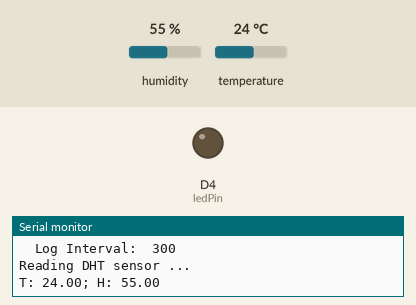
Recording of a sketch running on a simulated ESP8266 (NodeMCU). Shown: output pins drawn as LEDs (lit = HIGH), the last lines printed to the serial monitor. Inputs (shaded band) come from the test bench; at power-on: humidity 55 %, temperature 24 °C. WiFi joins after 1.5 s; servers stay silent unless stated.

Above: at 2.1 s.
At 3.1 s:
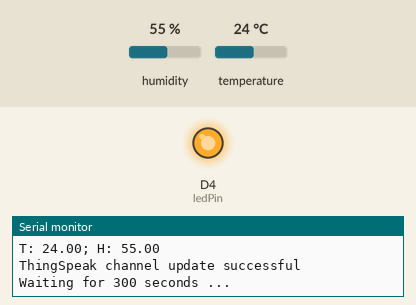
Timing chart, 0 to 4.6 s (numbered marks = the images above):
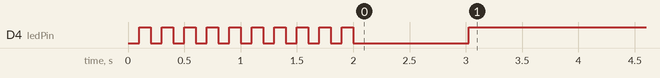

The sketch:

sketch.ino
```cpp
// (licence header left out)
#include <ArduinoOTA.h>
#include <DHT.h>
#include <ESP8266mDNS.h>
#include <ESP8266WiFi.h>
#include <ThingSpeak.h>
#include <Ticker.h>

// Hardware configuration parameters
const uint8_t ledPin = LED_BUILTIN;             // Pin where the LED is connected
const uint8_t dhtSensorPin = D5;                // Pin where the DHT sensor's data pin is connected; D2 = GPIO4
const uint8_t dhtSensorType = DHT11;            // Sensor type - can be a DHT11, DHT22, DHT21, DHT22, or AM2301

// Network configuration parameters
const char * networkSSID = "SSSSSSSSS";         // Wi-Fi network ID
const char * networkPassword = "PPPPPPPPPPPP";  // Wi-Fi network password
const char * networkHostname = "";              // Optional device hostname; if empty, the device-generated name will be used (e.g. ESP-0A1B2C)

// ThingSpeak configuration parameters
const uint32_t tsChannelId  = 123456;           // ThingSpeak channel ID
const char * tsApiKey = "ABCDEFG012345678";     // ThingSpeak channel write API key
const uint16_t tsLoggingInterval = 300;         // Logging interval in seconds
const uint8_t tsTempFieldId = 1;                // ID of the channel field for temperature data
const uint8_t tsHumidityFieldId = 2;            // ID of the channel field for humidity data

// Variable to keep track of when data was last logged
long lastUpdateTime = 0;

// Global instance of Wi-Fi client for ThingSpeak API to use
WiFiClient client;

// Global instance of DHT class for communicating with the DHT sensor
DHT dhtSensor(dhtSensorPin, dhtSensorType);

// Instance of Ticker class for controlling the LED
Ticker ticker;

/*
 * Toggles the state of the LED
 */
void toggleLED()
{
    digitalWrite(ledPin, !digitalRead(ledPin));
}

/*
 * Turns the LED off
 */
void disableLED()
{
    ticker.detach();
    digitalWrite(ledPin, HIGH);
}

/*
 * Turns the LED on
 */
void enableLED()
{
    ticker.detach();
    digitalWrite(ledPin, LOW);
}

/*
 * Called if device loses connection to the Wi-Fi network - resets the device
 */
void lostWifiCallback (const WiFiEventStationModeDisconnected& evt)
{
    Serial.println("WARNING: Wi-Fi network connection lost, resetting device");
    ESP.reset();
    delay(1000);
}

/*
 * Connects to the Wi-Fi network using the configured SSID and password.
 */
void connectWiFi()
{
    // Set the hostname if one was configured
    if (strlen(networkHostname) > 0) {
        WiFi.hostname(networkHostname);
    }

    Serial.printf("Connecting to Wi-Fi network %s ", networkSSID);

    // Connect to the Wi-Fi network
    WiFi.begin(networkSSID, networkPassword);
    while (WiFi.status() != WL_CONNECTED) {
        delay(1000);
        Serial.print(".");
    }

    Serial.println(" connected.");

    // Configure a callback to reset device if the Wi-Fi connection is lost
    WiFi.onStationModeDisconnected(&lostWifiCallback);
}

/*
 * Configures the Arduino OTA callbacks.
  */
void configureArduinoOTA()
{
    Serial.print("Configuring Arduino OTA ...");

    ArduinoOTA.setPort(8266);
    ArduinoOTA.setHostname(WiFi.hostname().c_str());

    ArduinoOTA.onStart([]() {
        Serial.println("Arduino OTA Upload Start");
        });

    ArduinoOTA.onEnd([]() {
        Serial.println("\nArduino OTA Upload End");
        });

    ArduinoOTA.onProgress([](unsigned int progress, unsigned int total) {
        Serial.printf("Arduino OTA Upload Progress: %u%% (%u / %u Bytes)\n", (progress / (total / 100)), progress, total);
        });

    ArduinoOTA.onError([](ota_error_t error) {
        Serial.printf("Arduino OTA Upload Error[%u]: ", error);
        if (error == OTA_AUTH_ERROR) Serial.println("Auth Failed");
        else if (error == OTA_BEGIN_ERROR) Serial.println("Begin Failed");
        else if (error == OTA_CONNECT_ERROR) Serial.println("Connect Failed");
        else if (error == OTA_RECEIVE_ERROR) Serial.println("Receive Failed");
        else if (error == OTA_END_ERROR) Serial.println("End Failed");
        });

    ArduinoOTA.begin();

    Serial.println(" done.");
}

/*
 * Sends temperature and humidity data to ThingSpeak using the ThingSpeak library.
 */
void sendThingSpeakData(float temp, float hum)
{
    ThingSpeak.begin(client);

    // Set the field values
    ThingSpeak.setField(tsTempFieldId, temp);
    ThingSpeak.setField(tsHumidityFieldId, hum);

    // write to the ThingSpeak channel
    int tsResponseCode = ThingSpeak.writeFields(tsChannelId, tsApiKey);

    // Write the response from ThingSpeak to serial out
    if(tsResponseCode == OK_SUCCESS)
    {
        Serial.println("ThingSpeak channel update successful");
    }
    else
    {
        Serial.printf("\nERROR: Problem updating ThingSpeak channel. HTTP error code %d\n\n", tsResponseCode);
    }
}

void setup()
{
    // Start serial loggging
    Serial.begin(115200);
    Serial.println("\nDevice initializing ...");

    // Configure the LED pin
    pinMode(ledPin, OUTPUT);

    // Start flashing the LED
    ticker.attach(0.1, toggleLED);

    // Connect to the Wi-Fi network
    connectWiFi();

    // Configure the Arduino OTA service
    configureArduinoOTA();

    // Initialise the DHT sensor
    dhtSensor.begin();

    // Write the configuration to serial out
    Serial.println("Device intialization complete.\n");
    Serial.println("Device Configuration");
    Serial.println("  Hostname:      " + WiFi.hostname());
    Serial.println("  MAC Address:   " + WiFi.macAddress());
    Serial.println("  Wi-Fi Network: " + WiFi.SSID());
    Serial.println("  Local IP:      " + WiFi.localIP().toString());
    Serial.println("  Sensor Type:   DHT" + String(dhtSensorType));
    Serial.println("\nThingSpeak Configuration");
    Serial.println("  Channel ID:    " + String(tsChannelId));
    Serial.println("  API Write Key: " + String(tsApiKey));
    Serial.println("  Log Interval:  " + String(tsLoggingInterval));
    Serial.println("");

    // Turn the LED on then turn it off after 1s
    enableLED();
    ticker.attach(1, disableLED);
}

void loop()
{
    // Only poll the sensor at startup or after the interval has elapsed
    if ((lastUpdateTime == 0) || (millis() - lastUpdateTime >= (tsLoggingInterval * 1000L)))
    {
        Serial.println("Reading DHT sensor ...");

        // Read data from the sensor
        float t = dhtSensor.readTemperature();
        float h = dhtSensor.readHumidity();

        // Log whatever data we got to serial
        Serial.println("T: " + String(t) + "; H: " + String(h));

        // Check if we got valid data
        if (isnan(h) || isnan(t))
        {
            // Write to serial
            Serial.println("\nERROR: Failed to read from DHT sensor!\n");
        } else {
            // Send the data to ThingSpeak
            sendThingSpeakData(t, h);
        }

        // Store the time
        lastUpdateTime = millis();

        // Write to serial
        Serial.println("Waiting for " + String(tsLoggingInterval) + " seconds ...\n");
    }

    // Handle an OTA update
    ArduinoOTA.handle();
}
```

Measured:
- by itself, D4 (ledPin): goes 9 × (LOW 0.10 s, HIGH 0.10 s), LOW 1.0 s, then HIGH
